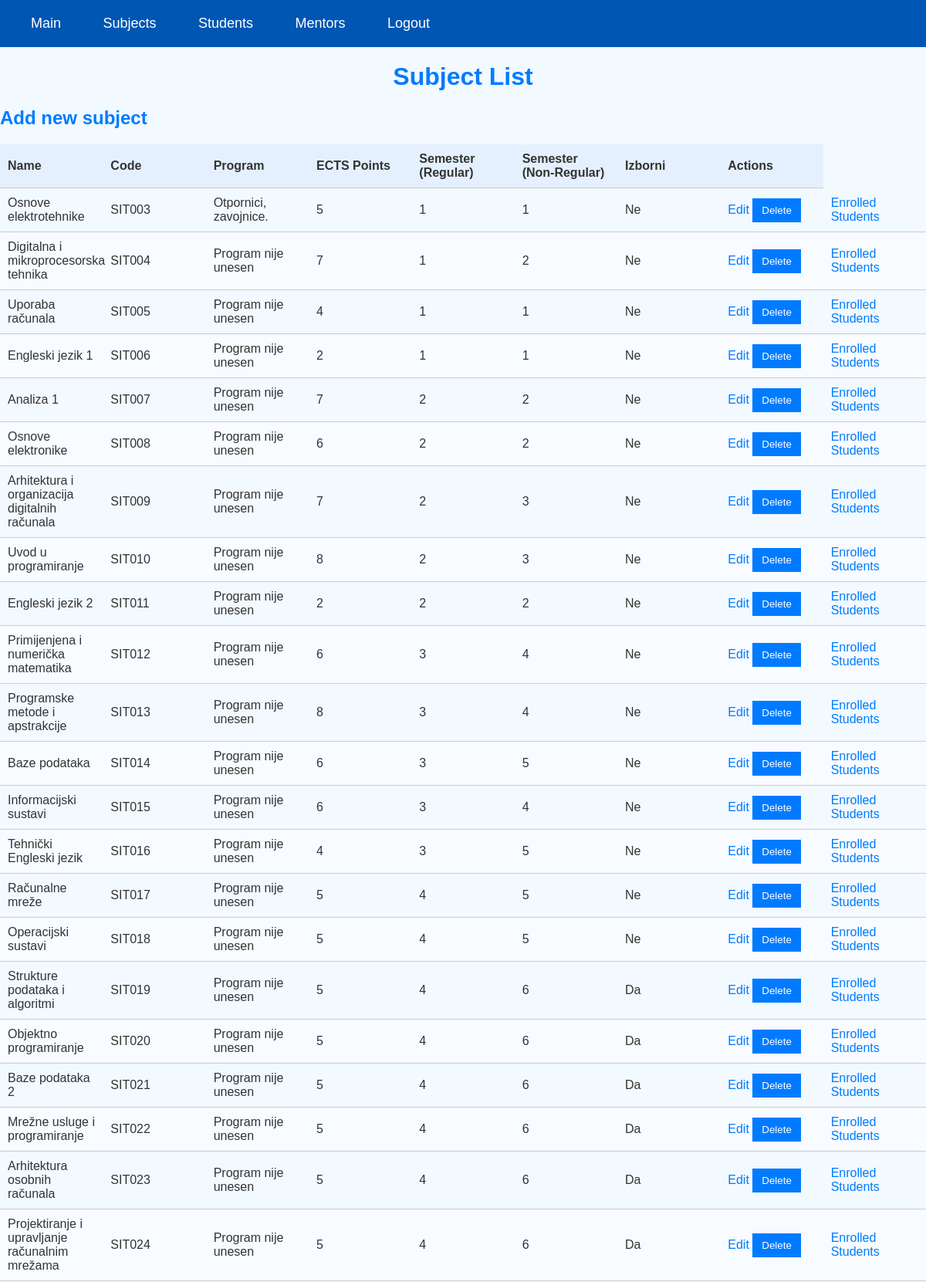
The app's page /subjects/ (signed in, upper part) with its own data.
### app/models.py (models this page shows, shortened)
class Subject(models.Model):
    IZBORNI_CHOICES = (('da', 'Da'), ('ne', 'Ne'), )
    id = models.IntegerField(primary_key=True)
    name = models.CharField(max_length=255)
    code = models.CharField(max_length=255)
    program = models.TextField()
    ects_points = models.IntegerField()
    sem_redovni = models.IntegerField()
    sem_izvanredni = models.IntegerField()
    izborni = models.CharField(max_length=2, choices=IZBORNI_CHOICES)

### app/authorization.py (the view)
        def wrapper(request, *args, **kwargs):
            if request.user.is_authenticated and request.user.role == role:
                return view_func(request, *args, **kwargs)
            else:
                return render(request, 'forbidden.html')  # Render your custom forbidden page

### app/authorization.py (called while the page is built)
def role_required(role):
    def decorator(view_func):
        def wrapper(request, *args, **kwargs):
            if request.user.is_authenticated and request.user.role == role:
                return view_func(request, *args, **kwargs)
            else:
                return render(request, 'forbidden.html')  # Render your custom forbidden page
        return wrapper
    return decorator

### app/views.py (called while the page is built)
@admin_required
def subjectListView(request):
    subjects = Subject.objects.all()
    return render(request, 'subject/subject_list.html', {'subjects': subjects})

### app/templates/subject/subject_list.html (shortened to what this page needs)
{% extends 'base.html' %}
{% load static %}
{% block css %}
    <link rel="stylesheet" type="text/css" href="{% static 'style.css' %}">
{% endblock %}
{% block header %}
    {% include 'administrator/admin_header.html' %}
{% endblock %}
{% block content %}
    <h1>Subject List</h1>
    <h2><a href="{% url 'add-subject' %}">Add new subject</a></h2>
    <table>
        <thead>
            <tr>
                <th>Name</th>
                <th>Code</th>
                <th>Program</th>
                <th>ECTS Points</th>
                <th>Semester (Regular)</th>
                <th>Semester (Non-Regular)</th>
                <th>Izborni</th>
                <th>Actions</th>
            </tr>
        </thead>
        <tbody>
            {% for subject in subjects %}
            <tr>
                <td>{{ subject.name }}</td>
                <td>{{ subject.code }}</td>
                <td>{{ subject.program }}</td>
                <td>{{ subject.ects_points }}</td>
                <td>{{ subject.sem_redovni }}</td>
                <td>{{ subject.sem_izvanredni }}</td>
                <td>{{ subject.get_izborni_display }}</td>
                <td>
                    <a href="{% url 'edit-subject' subject.id %}">Edit</a>
                    <form method="post" action="{% url 'delete-subject' subject.id %}" style="display: inline;">
                        <input type="submit" value="Delete" onclick="return confirm('Are you sure you want to delete this subject?')">
                    </form>
                </td>
                <td>
                    <a href="{% url 'enrolled-students-subjects' subject.id %}">Enrolled Students</a>
                </td>
            </tr>
            {% endfor %}
        </tbody>
    </table>
{% endblock %}

### app/static/style.css (style rules this page uses)
body { font-family: "Arial", sans-serif; background-color: #f2f9ff; color: #333; }
h1 { color: #007bff; text-align: center; margin-top: 20px; }
h2 { color: #555; margin-top: 20px; }
table { width: 100%; border-collapse: collapse; margin-top: 20px; table-layout: fixed; }
th, td { padding: 10px; text-align: left; border-bottom: 1px solid #ccc; }
th { background-color: #e4f0fd; color: #333; }
tr:nth-child(even) { background-color: #f8fbff; }
a { text-decoration: none; color: #007bff; }
form { display: inline; }
input[type="submit"] { background-color: #007bff; color: #fff; border: none; padding: 8px 12px; cursor: pointer; }

### app/static/administrator/header_style.css (style rules this page uses)
body { margin: 0; padding: 10; }

### records on screen
Subject: name "Osnove elektrotehnike", code "SIT003", program "Otpornici, zavojnice.", ects_points "5", sem_redovni "1", sem_izvanredni "1", izborni "Ne"
Subject: name "Digitalna i mikroprocesorska tehnika", code "SIT004", program "Program nije unesen", ects_points "7", sem_redovni "1", sem_izvanredni "2", izborni "Ne"
Subject: name "Uporaba računala", code "SIT005", program "Program nije unesen", ects_points "4", sem_redovni "1", sem_izvanredni "1", izborni "Ne"
Subject: name "Engleski jezik 1", code "SIT006", program "Program nije unesen", ects_points "2", sem_redovni "1", sem_izvanredni "1", izborni "Ne"
Subject: name "Analiza 1", code "SIT007", program "Program nije unesen", ects_points "7", sem_redovni "2", sem_izvanredni "2", izborni "Ne"
Subject: name "Osnove elektronike", code "SIT008", program "Program nije unesen", ects_points "6", sem_redovni "2", sem_izvanredni "2", izborni "Ne"
Subject: name "Arhitektura i organizacija digitalnih računala", code "SIT009", program "Program nije unesen", ects_points "7", sem_redovni "2", sem_izvanredni "3", izborni "Ne"
Subject: name "Uvod u programiranje", code "SIT010", program "Program nije unesen", ects_points "8", sem_redovni "2", sem_izvanredni "3", izborni "Ne"
Subject: name "Engleski jezik 2", code "SIT011", program "Program nije unesen", ects_points "2", sem_redovni "2", sem_izvanredni "2", izborni "Ne"
Subject: name "Primijenjena i numerička matematika", code "SIT012", program "Program nije unesen", ects_points "6", sem_redovni "3", sem_izvanredni "4", izborni "Ne"
Subject: name "Programske metode i apstrakcije", code "SIT013", program "Program nije unesen", ects_points "8", sem_redovni "3", sem_izvanredni "4", izborni "Ne"
Subject: name "Baze podataka", code "SIT014", program "Program nije unesen", ects_points "6", sem_redovni "3", sem_izvanredni "5", izborni "Ne"
Subject: name "Informacijski sustavi", code "SIT015", program "Program nije unesen", ects_points "6", sem_redovni "3", sem_izvanredni "4", izborni "Ne"
Subject: name "Tehnički Engleski jezik", code "SIT016", program "Program nije unesen", ects_points "4", sem_redovni "3", sem_izvanredni "5", izborni "Ne"
Subject: name "Računalne mreže", code "SIT017", program "Program nije unesen", ects_points "5", sem_redovni "4", sem_izvanredni "5", izborni "Ne"
Subject: name "Operacijski sustavi", code "SIT018", program "Program nije unesen", ects_points "5", sem_redovni "4", sem_izvanredni "5", izborni "Ne"
Subject: name "Strukture podataka i algoritmi", code "SIT019", program "Program nije unesen", ects_points "5", sem_redovni "4", sem_izvanredni "6", izborni "Da"
Subject: name "Objektno programiranje", code "SIT020", program "Program nije unesen", ects_points "5", sem_redovni "4", sem_izvanredni "6", izborni "Da"
Subject: name "Baze podataka 2", code "SIT021", program "Program nije unesen", ects_points "5", sem_redovni "4", sem_izvanredni "6", izborni "Da"
Subject: name "Mrežne usluge i programiranje", code "SIT022", program "Program nije unesen", ects_points "5", sem_redovni "4", sem_izvanredni "6", izborni "Da"
Subject: name "Arhitektura osobnih računala", code "SIT023", program "Program nije unesen", ects_points "5", sem_redovni "4", sem_izvanredni "6", izborni "Da"
Subject: name "Projektiranje i upravljanje računalnim mrežama", code "SIT024", program "Program nije unesen", ects_points "5", sem_redovni "4", sem_izvanredni "6", izborni "Da"
